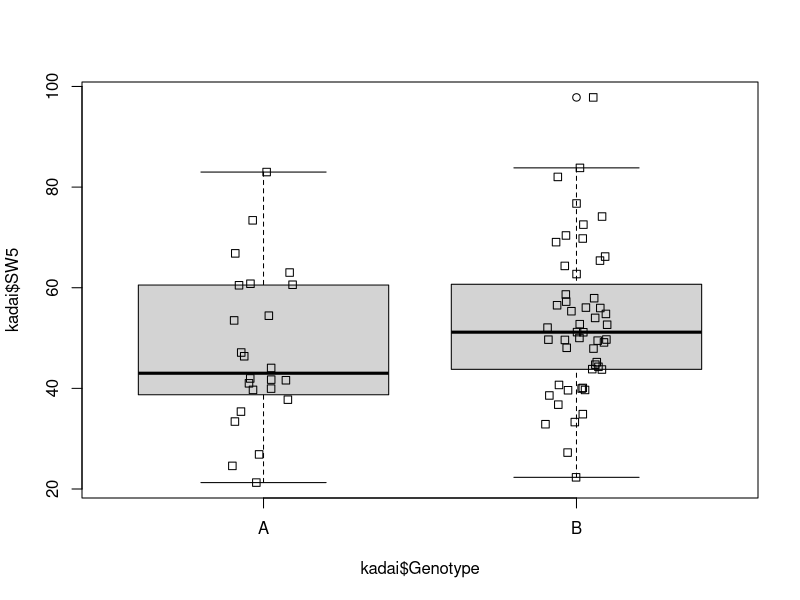
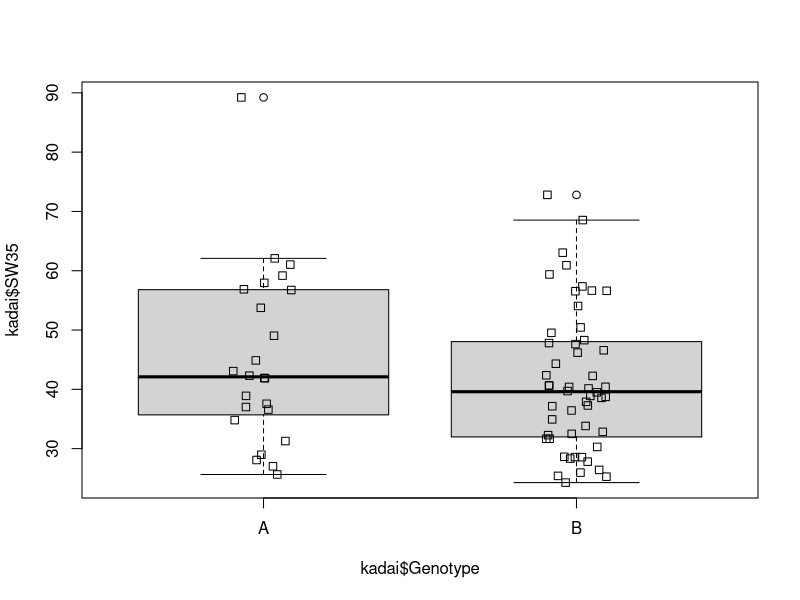
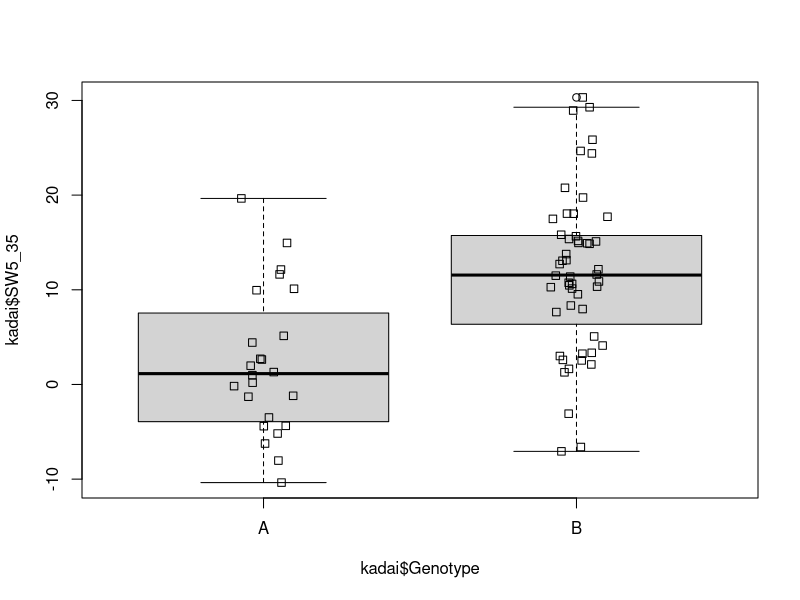

Generate these figures, in order, with R:
## ---- chunk 1
knitr::opts_chunk$set(echo = TRUE)
## ---- chunk 2
kadai <- read.delim("kadai.txt", stringsAsFactors=TRUE)
# 列Genotypeは文字列（string）だがfactor（因子）として読み込まれる
## ---- chunk 3
#### グラフを描いている
# boxplotを描いてみる
boxplot(kadai$SW5~kadai$Genotype)
# boxplotの上にドットプロットを重ねて描く
stripchart(kadai$SW5~kadai$Genotype,
vertical=TRUE, # 縦に
method="jitter", # 近い点はランダムにずらす
add=TRUE) # 前のグラフに追加（上書き）
## ---- chunk 4
# 等分散性の検定
var.test(kadai$SW5~kadai$Genotype)
## ---- chunk 5
# 等分散を仮定した独立2群のt検定
t.test(kadai$SW5~kadai$Genotype,
alternative="two.sided", # 両側検定
#paired=FALSE, # 対応なし（独立2群）~を使う場合は指定できない。
var.equal=TRUE, # 等分散を仮定する
conf.level=0.95) # 有意水準5%
## ---- chunk 6
# Welchの等分散を仮定しない独立2群のt検定
t.test(kadai$SW5~kadai$Genotype,
alternative="two.sided", # 両側検定
#paired=FALSE, # 対応なし（独立2群）~を使う場合は指定できない。
var.equal=FALSE, # 等分散を仮定しない
conf.level=0.95) # 有意水準5%
## ---- chunk 7
# boxplot
boxplot(kadai$SW35~kadai$Genotype)
# boxplotの上にドットプロットを重ねて描く
stripchart(kadai$SW35~kadai$Genotype,
vertical=TRUE, # 縦に
method="jitter", # 近い点はランダムにずらす
add=TRUE) # 前のグラフに追加（上書き）
## ---- chunk 8
# 等分散性の検定
var.test(kadai$SW35~kadai$Genotype)
## ---- chunk 9
# 等分散を仮定した独立2群のt検定
t.test(kadai$SW35~kadai$Genotype,
alternative="two.sided", # 両側検定
#paired=FALSE, # 対応なし（独立2群）~を使う場合は指定できない。
var.equal=TRUE, # 等分散を仮定する
conf.level=0.95) # 有意水準5%
## ---- chunk 10
# Welchの等分散を仮定しない独立2群のt検定
t.test(kadai$SW35~kadai$Genotype,
alternative="two.sided", # 両側検定
#paired=FALSE, # 対応なし（独立2群）~を使う場合は指定できない。
var.equal=FALSE, # 等分散を仮定しない
conf.level=0.95) # 有意水準5%
## ---- chunk 11
# boxplot
boxplot(kadai$SW5_35~kadai$Genotype)
# boxplotの上にドットプロットを重ねて描く
stripchart(kadai$SW5_35~kadai$Genotype,
vertical=TRUE, # 縦に
method="jitter", # 近い点はランダムにずらす
add=TRUE) # 前のグラフに追加（上書き）
## ---- chunk 12
# 等分散性の検定
var.test(kadai$SW5_35~kadai$Genotype)
## ---- chunk 13
# 等分散を仮定した独立2群のt検定
t.test(kadai$SW5_35~kadai$Genotype,
alternative="two.sided", # 両側検定
#paired=FALSE, # 対応なし（独立2群）~を使う場合は指定できない。
var.equal=TRUE, # 等分散を仮定する
conf.level=0.95) # 有意水準5%
## ---- chunk 14
# Welchの等分散を仮定しない独立2群のt検定
t.test(kadai$SW5_35~kadai$Genotype,
alternative="two.sided", # 両側検定
#paired=FALSE, # 対応なし（独立2群）~を使う場合は指定できない。
var.equal=FALSE, # 等分散を仮定しない
conf.level=0.95) # 有意水準5%
